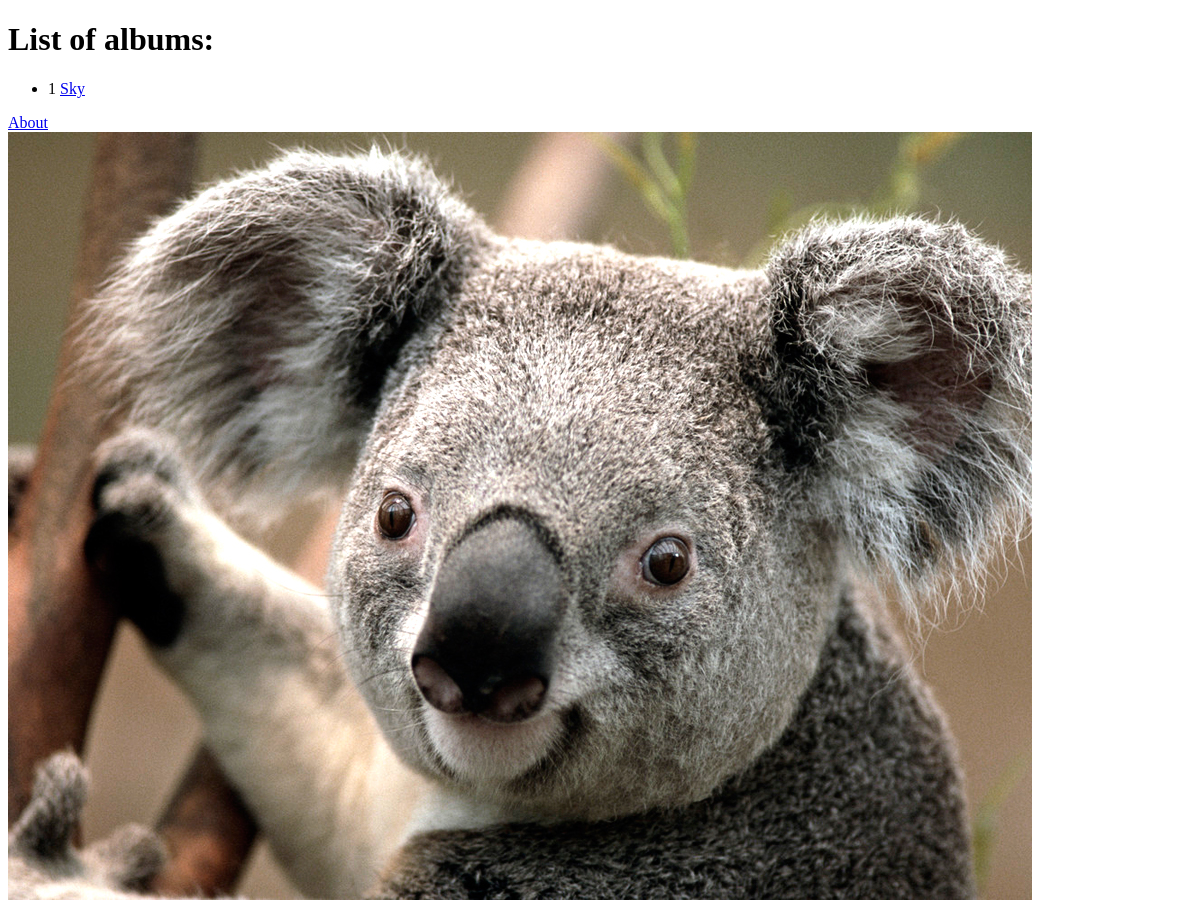
Before: / with the older database file.
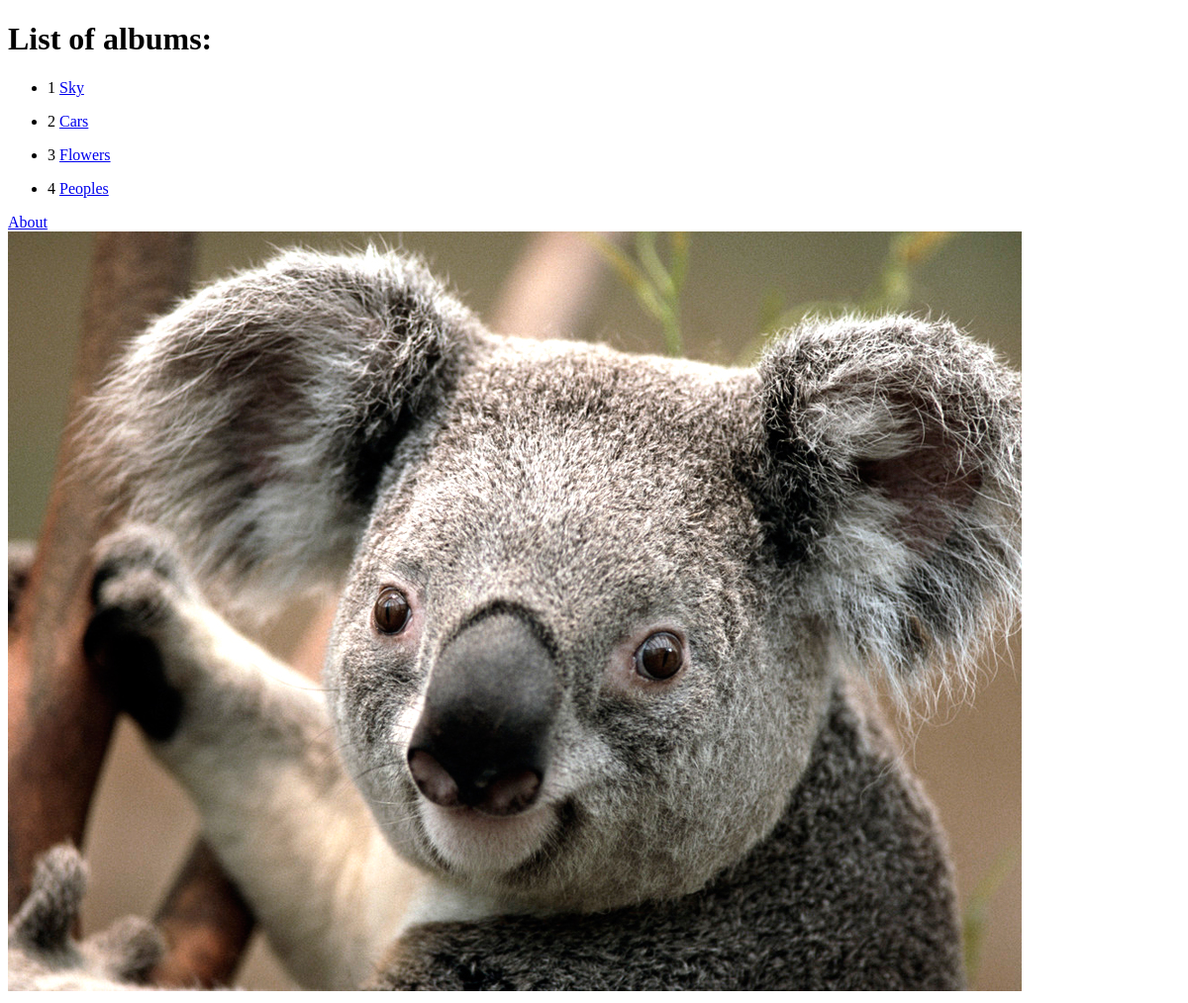
After: the same page with the newer database file.
### gallery/models.py (models this page shows, shortened)
class Album(models.Model):
    name = models.CharField(max_length=20)
    user = models.ForeignKey(User)
    date_created = models.DateTimeField(auto_now_add=True)
    date_modified = models.DateTimeField(auto_now=True)
    slug = models.SlugField(blank=True)

### gallery/views.py (the view)
# urls.py: url(r'^$', views.index, name='index'),
def index(request):
    context_dict = {}
    albums = Album.objects.all()
    context_dict['albums'] = albums
    return render(request, 'gallery/index.html', context=context_dict)

### templates/gallery/index.html (shortened to what this page needs)
<!DOCTYPE html>
{% load static %}
<html>
<head>
</head>
<body>
<h1>List of albums: </h1>
<div>
    {% for album in albums %}
    <ul>
        <li>{{album.id}} <a href="{% url 'gallery:album' album.slug %}">{{album.name}}</a></li>
    </ul>
    {% endfor %}
</div>
<div>
    <a href="/gallery/about/">About</a><br />
    <img src="{% static 'images/Koala.jpg' %}" alt="Picture of Rango"/>
</div>
</body>
</html>

Changed rows visible on the page:
added Album: id "2", name "Cars"
added Album: id "3", name "Flowers"
added Album: id "4", name "Peoples"
